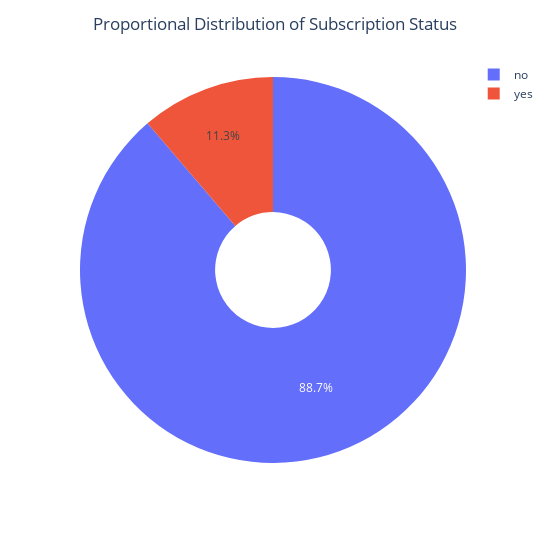

The notebook cell this image was saved under:
### Markdown cell above
### Visualizating the data for better feature understanding

### Code cell
# Proportional Distribution of Subscription Status
sub_counts = campaign_df['y'].value_counts()
sub_counts_df = pd.DataFrame(sub_counts).reset_index()
sub_counts_df.columns = ['Subscription Status', 'Count']

fig = px.pie(sub_counts_df, values='Count', names='Subscription Status', width=550, hole=0.3) # Optional: Add a hole for a donut chart effect
fig.update_layout(title={'text': 'Proportional Distribution of Subscription Status','x': 0.5,'xanchor': 'center'})
fig.write_image("images/01_Proportional_Distribution_of_Subscription_Status.png")
fig.write_html("plots/01_Proportional_Distribution_of_Subscription_Status.html")
fig.show()

### Figure 1 — Plotly figure (JSON) as saved in the notebook; plotly's stock layout.template omitted (floating-point values rounded to 4 significant figures)
{"data": [{"domain": {"x": [0, 1], "y": [0, 1]}, "hole": 0.3, "hovertemplate": "Subscription Status=%{label}<br>Count=%{value}<extra></extra>", "labels": ["no", "yes"], "legendgroup": "", "name": "", "showlegend": true, "type": "pie", "values": [36544, 4640]}], "layout": {"legend": {"tracegroupgap": 0}, "margin": {"t": 60}, "title": {"text": "Proportional Distribution of Subscription Status", "x": 0.5, "xanchor": "center"}, "width": 550}}
